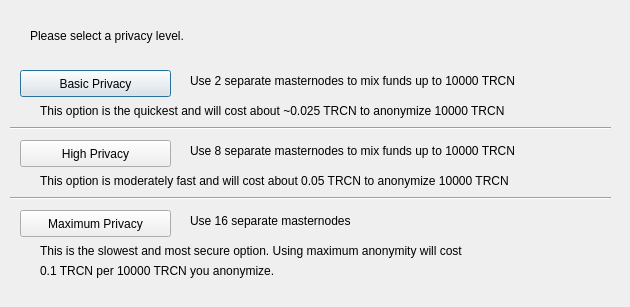
<?xml version="1.0" encoding="UTF-8"?>
<ui version="4.0">
 <class>DarksendConfig</class>
 <widget class="QDialog" name="DarksendConfig">
  <property name="geometry">
   <rect>
    <x>0</x>
    <y>0</y>
    <width>630</width>
    <height>307</height>
   </rect>
  </property>
  <property name="windowTitle">
   <string>Configure Darksend</string>
  </property>
  <widget class="QPushButton" name="buttonBasic">
   <property name="geometry">
    <rect>
     <x>20</x>
     <y>70</y>
     <width>151</width>
     <height>27</height>
    </rect>
   </property>
   <property name="text">
    <string>Basic Privacy</string>
   </property>
  </widget>
  <widget class="QPushButton" name="buttonHigh">
   <property name="geometry">
    <rect>
     <x>20</x>
     <y>140</y>
     <width>151</width>
     <height>27</height>
    </rect>
   </property>
   <property name="text">
    <string>High Privacy</string>
   </property>
  </widget>
  <widget class="QPushButton" name="buttonMax">
   <property name="geometry">
    <rect>
     <x>20</x>
     <y>210</y>
     <width>151</width>
     <height>27</height>
    </rect>
   </property>
   <property name="text">
    <string>Maximum Privacy</string>
   </property>
  </widget>
  <widget class="QLabel" name="label">
   <property name="geometry">
    <rect>
     <x>30</x>
     <y>20</y>
     <width>571</width>
     <height>31</height>
    </rect>
   </property>
   <property name="text">
    <string>Please select a privacy level.</string>
   </property>
  </widget>
  <widget class="QLabel" name="label_2">
   <property name="geometry">
    <rect>
     <x>190</x>
     <y>70</y>
     <width>421</width>
     <height>21</height>
    </rect>
   </property>
   <property name="text">
    <string>Use 2 separate masternodes to mix funds up to 10000 TRCN</string>
   </property>
  </widget>
  <widget class="QLabel" name="label_3">
   <property name="geometry">
    <rect>
     <x>190</x>
     <y>140</y>
     <width>411</width>
     <height>21</height>
    </rect>
   </property>
   <property name="text">
    <string>Use 8 separate masternodes to mix funds up to 10000 TRCN</string>
   </property>
  </widget>
  <widget class="QLabel" name="label_4">
   <property name="geometry">
    <rect>
     <x>190</x>
     <y>210</y>
     <width>421</width>
     <height>21</height>
    </rect>
   </property>
   <property name="text">
    <string>Use 16 separate masternodes</string>
   </property>
  </widget>
  <widget class="QLabel" name="label_6">
   <property name="geometry">
    <rect>
     <x>40</x>
     <y>100</y>
     <width>561</width>
     <height>21</height>
    </rect>
   </property>
   <property name="text">
    <string>This option is the quickest and will cost about ~0.025 TRCN to anonymize 10000 TRCN</string>
   </property>
  </widget>
  <widget class="QLabel" name="label_7">
   <property name="geometry">
    <rect>
     <x>40</x>
     <y>170</y>
     <width>561</width>
     <height>21</height>
    </rect>
   </property>
   <property name="text">
    <string>This option is moderately fast and will cost about 0.05 TRCN to anonymize 10000 TRCN</string>
   </property>
  </widget>
  <widget class="QLabel" name="label_8">
   <property name="geometry">
    <rect>
     <x>40</x>
     <y>240</y>
     <width>561</width>
     <height>21</height>
    </rect>
   </property>
   <property name="text">
    <string>This is the slowest and most secure option. Using maximum anonymity will cost</string>
   </property>
  </widget>
  <widget class="QLabel" name="label_9">
   <property name="geometry">
    <rect>
     <x>40</x>
     <y>260</y>
     <width>561</width>
     <height>21</height>
    </rect>
   </property>
   <property name="text">
    <string>0.1 TRCN per 10000 TRCN you anonymize.</string>
   </property>
  </widget>
  <widget class="Line" name="line">
   <property name="geometry">
    <rect>
     <x>10</x>
     <y>120</y>
     <width>601</width>
     <height>16</height>
    </rect>
   </property>
   <property name="orientation">
    <enum>Qt::Horizontal</enum>
   </property>
  </widget>
  <widget class="Line" name="line_2">
   <property name="geometry">
    <rect>
     <x>10</x>
     <y>190</y>
     <width>601</width>
     <height>16</height>
    </rect>
   </property>
   <property name="orientation">
    <enum>Qt::Horizontal</enum>
   </property>
  </widget>
 </widget>
 <resources/>
 <connections/>
</ui>
